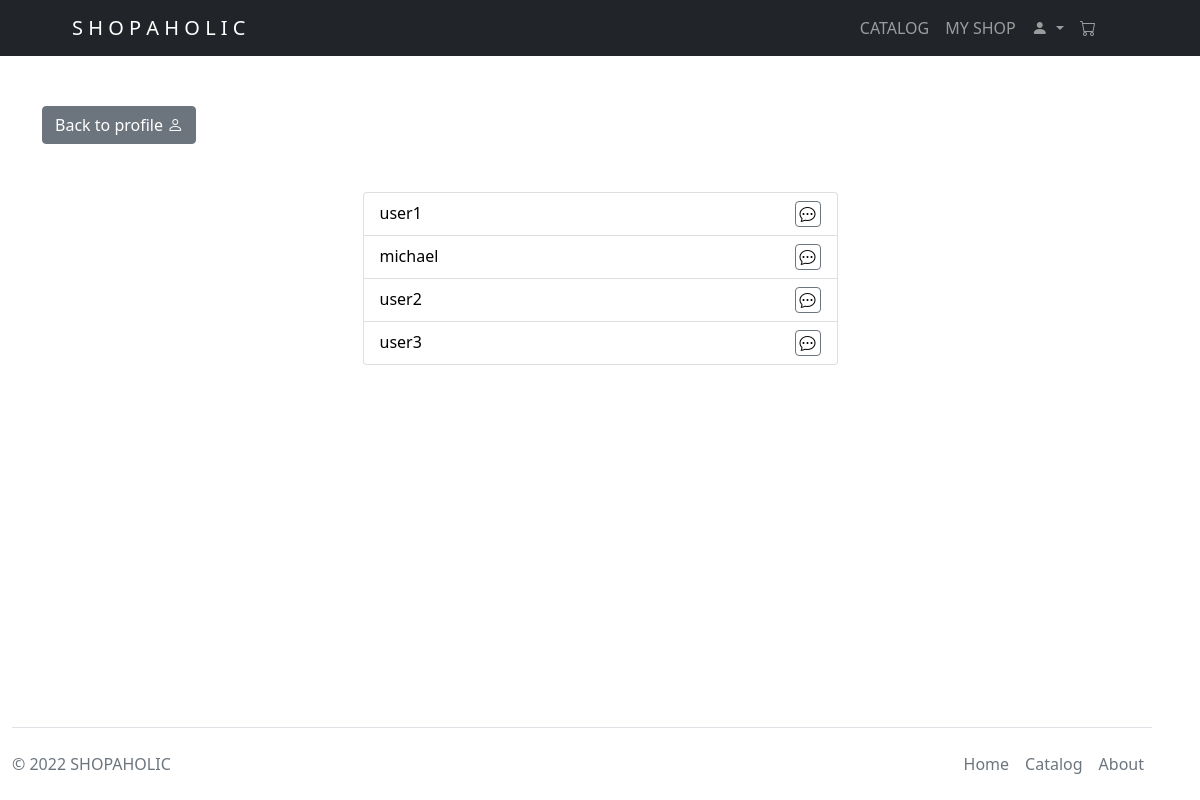
The app's page /profile/chats (signed in), older data.
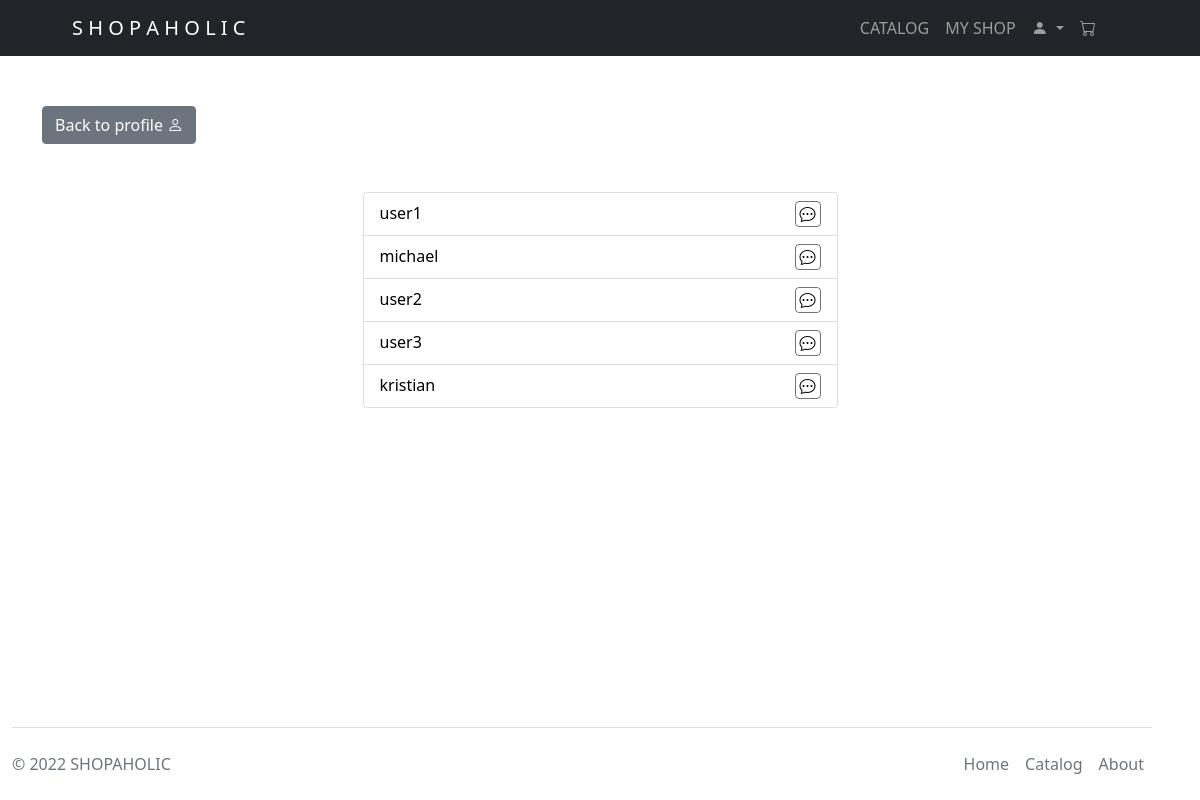
The same page, newer data.
### sso/models.py (models this page shows)
class User(AbstractUser):
    TIER = [
        ("T4", "Banned User"),
        ("T3", "Standard User"),
        ("T2", "Member User"),
        ("T1", "Administrator")
    ]
    tier = models.CharField(max_length=2, choices=TIER, default="T3")
    def __str__(self):
        return self.username

### userprofile/views.py (the view)
# urls.py: path("chats", AllChat.as_view(), name="chats"),
@method_decorator([login_required(login_url=LOGIN_URL)], name="dispatch")
class AllChat(TemplateView):
    template_name = "profile/allchat.html"
    def get_context_data(self, **kwargs):
        context = super().get_context_data(**kwargs)
        context["chats"] = []
        for chat in Chat.objects.filter(Q(user1=self.request.user) |
                                        Q(user2=self.request.user)):
            context["chats"].append(chat.serialize(self.request.user))
        return context

### userprofile/models.py (called while the page is built)
    def serialize(self, user):
        return {
            "id": self.id,
            "username": (self.user1 if self.user2 == user else self.user2),
        }

### userprofile/templates/profile/allchat.html (shortened to what this page needs)
{% extends "layout/root.html" %}
{% load static %}
{% block body %}
    <link href="{% static 'userprofile/allchat.css' %}" rel="stylesheet">
    <div class="container chat-container">
        <a href="{% url 'userprofile:profile' username=request.user %}">
            <button class="btn btn-secondary">Back to profile <i class="bi bi-person"></i>
            </button>
            <br>
        </a>
        <ul class="list-group mt-5 row align-items-center d-flex align-items-center">
            {% for chat in chats %}
                <li class="list-group-item col-10 col-md-6 col-lg-5 position-relative d-flex justify-content-between">
                    <a href="{% url 'userprofile:chat' username=chat.username %}" >
                        {{ chat.username }}
                    </a>
                        <a href="{% url 'userprofile:chat' username=chat.username %}" class="btn btn-outline-secondary p-1"><i class="ms-auto bi bi-chat-dots"></i></a>
                </li>
            {% empty %}
                <li class="lead list-group-item">No active chat...</li>
            {% endfor %}
        </ul>
    </div>
{% endblock body %}

Row changes from the older to the newer data that the page shows:
now on this page (row edited): User: username "kristian"
